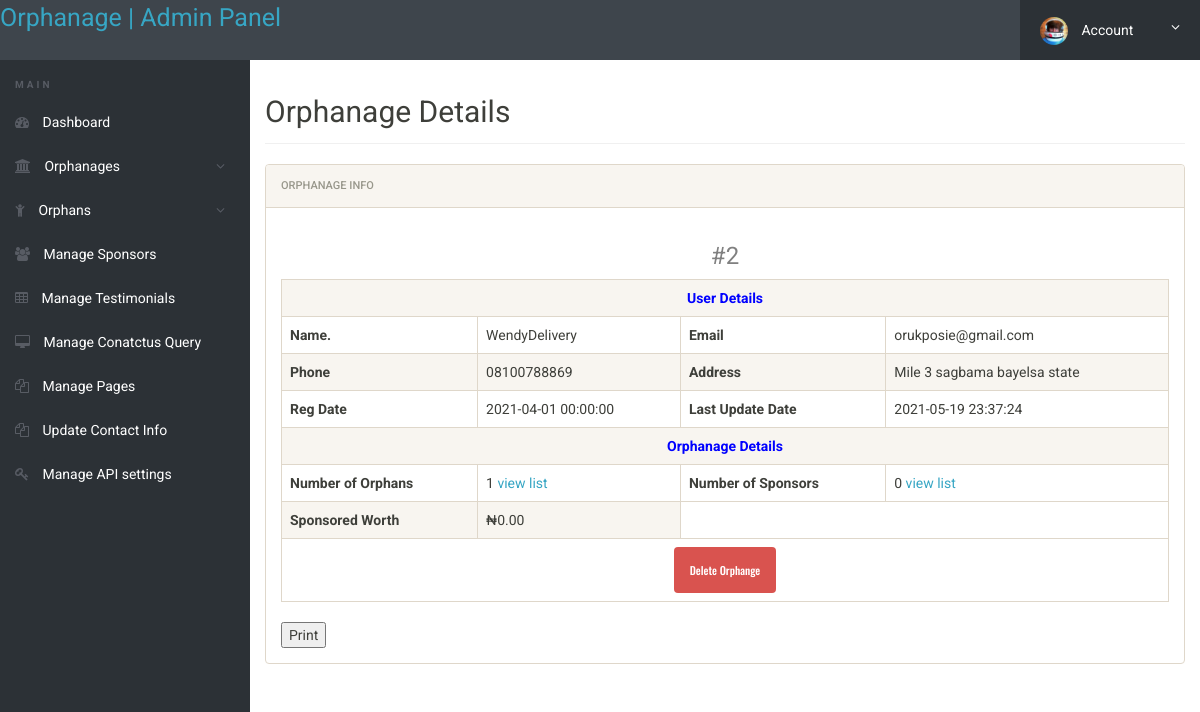
/admin/orphanage-details.php?orphanageid=2 (signed in), run on the app's committed database.
### tables this page shows
CREATE TABLE `orphanage` (
  `id` int(11) NOT NULL,
  `name` varchar(500) NOT NULL,
  `email` varchar(300) NOT NULL,
  `phone` varchar(11) NOT NULL,
  `address` varchar(500) NOT NULL,
  `password` varchar(340) NOT NULL,
  `created_at` datetime DEFAULT CURRENT_TIMESTAMP,
  `updated_at` datetime DEFAULT NULL ON UPDATE CURRENT_TIMESTAMP
);

### admin/orphanage-details.php (the view, shortened to what this page needs)
<?php
include('../includes/config.php');
if(strlen($_SESSION['alogin'])==0)
	{
header('location:index.php');
}
else{
?>
<!doctype html>
<html lang="en" class="no-js">
<head>
	<link rel="stylesheet" href="css/font-awesome.min.css">
	<link rel="stylesheet" href="css/bootstrap.min.css">
	<link rel="stylesheet" href="css/dataTables.bootstrap.min.css">
	<link rel="stylesheet" href="css/bootstrap-social.css">
	<link rel="stylesheet" href="css/bootstrap-select.css">
	<link rel="stylesheet" href="css/fileinput.min.css">
	<link rel="stylesheet" href="css/awesome-bootstrap-checkbox.css">
	<link rel="stylesheet" href="css/style.css">
</head>
<body>
	<?php include('includes/header.php');?>
	<div class="ts-main-content">
		<?php include('includes/leftbar.php');?>
		<div class="content-wrapper">
			<div class="container-fluid">
				<div class="row">
					<div class="col-md-12">
						<h2 class="page-title">Orphanage Details</h2>
						<div class="panel panel-default">
							<div class="panel-heading">Orphanage Info</div>
							<div class="panel-body">
<div id="print">
								<table border="1"  class="display table table-striped table-bordered table-hover" cellspacing="0" width="100%"  >
									<tbody>
									<?php
$orphanageid=intval($_GET['orphanageid']);
									$sql = "SELECT `orphanage`.* FROM `orphanage` WHERE `orphanage`.`id`=:orphanageid";
$query = $dbh -> prepare($sql);
$query -> bindParam(':orphanageid',$orphanageid, PDO::PARAM_STR);
$query->execute();
$results=$query->fetchAll(PDO::FETCH_OBJ);
$cnt=1;
if($query->rowCount() > 0)
{
	$countOrphans = $dbh->query("SELECT count(id) AS orphansnum FROM orphans WHERE orphanage_id='$orphanageid'")->fetchColumn();
	$countSponsors = $dbh->query("SELECT count(id) AS sponsorsnum FROM tbl_donations WHERE orphanage_id='$orphanageid'")->fetchColumn();
	$sponsorsWorth = $dbh->query("SELECT sum(amount) AS worth FROM tbl_donations WHERE orphanage_id='$orphanageid'")->fetchAll(PDO::FETCH_OBJ);
foreach($results as $result)
{				?>
	<h3 style="text-align:center; color:grey">#<?php echo htmlentities($result->id);?> </h3>
		<tr>
											<th colspan="4" style="text-align:center;color:blue">User Details</th>
										</tr>
										<tr>
											<th>Name.</th>
											<td><?php echo htmlentities($result->name);?></td>
											<th>Email</th>
											<td><?php echo htmlentities($result->email);?></td>
										</tr>
										<tr>
											<th>Phone</th>
											<td><?php echo htmlentities($result->phone);?></td>
											<th>Address</th>
											<td><?php echo htmlentities($result->address);?></td>
										</tr>
											<tr>
											<th>Reg Date</th>
											<td><?php echo htmlentities($result->created_at);?></td>
											<th>Last Update Date</th>
											<td><?php echo htmlentities($result->updated_at);?></td>
										</tr>
										<tr>
											<th colspan="4" style="text-align:center;color:blue">Orphanage Details</th>
										</tr>
											<tr>
											<th>Number of Orphans</th>
											<td><?php echo htmlentities($countOrphans);?> <a href="orphanage-list.php?orphanageid=<?php echo $result->id;?>">view list</a></td>
											<th>Number of Sponsors</th>
											<td><?php echo htmlentities($countSponsors);?> <a href="orphanage-sponsor.php?orphanageid=<?php echo $result->id;?>">view list</a></td>
										</tr>
										<tr>
											<th>Sponsored Worth</th>
											<td>&#8358;<?php echo number_format($sponsorsWorth->worth, 2);?></td>
										</tr>
										<tr>
										<td style="text-align:center" colspan="4">
<a href="orphanage-details.php?deleteid=<?php echo htmlentities($result->id);?>" onclick="return confirm('Do you really want to Delete this?')" class="btn btn-danger"> Delete Orphange</a>
</td>
</tr>
										<?php $cnt=$cnt+1; }} ?>
									</tbody>
								</table>
								<form method="post">
	   <input name="Submit2" type="submit" class="txtbox4" value="Print" onClick="return f3();" style="cursor: pointer;"  />
	</form>
							</div>
						</div>
					</div>
				</div>
			</div>
		</div>
	</div>
</body>
</html>
<?php } ?>

### admin/css/style.css (style rules this page uses)
html { font-size: 14px; }
@media only screen and (min-width: 480px) { html { font-size: 17px; } }
@media only screen and (min-width: 768px) { html { font-size: 14px; } }
body { font-size: 1em; }
a { color: #37a6c4; }
.btn { font-family: 'Oswald', sans-serif; }
.panel { overflow: hidden; }
.btn { text-transform: none; }
.page-title { padding-bottom: 15px; margin-bottom: 20px; border-bottom: 1px solid #f0f0f0; }
.ts-main-content .content-wrapper { padding-top: 15px; margin-top: 60px; }
@media only screen and (min-width: 992px) { .ts-main-content .content-wrapper { margin-left: 250px; } }

### data on the page
orphanage: id "2", name "WendyDelivery", email "orukposie@gmail.com", phone "08100788869", address "Mile 3 sagbama bayelsa state", created_at "2021-04-01 00:00:00", updated_at "2021-05-19 23:37:24", countOrphans "1", countSponsors "0"
